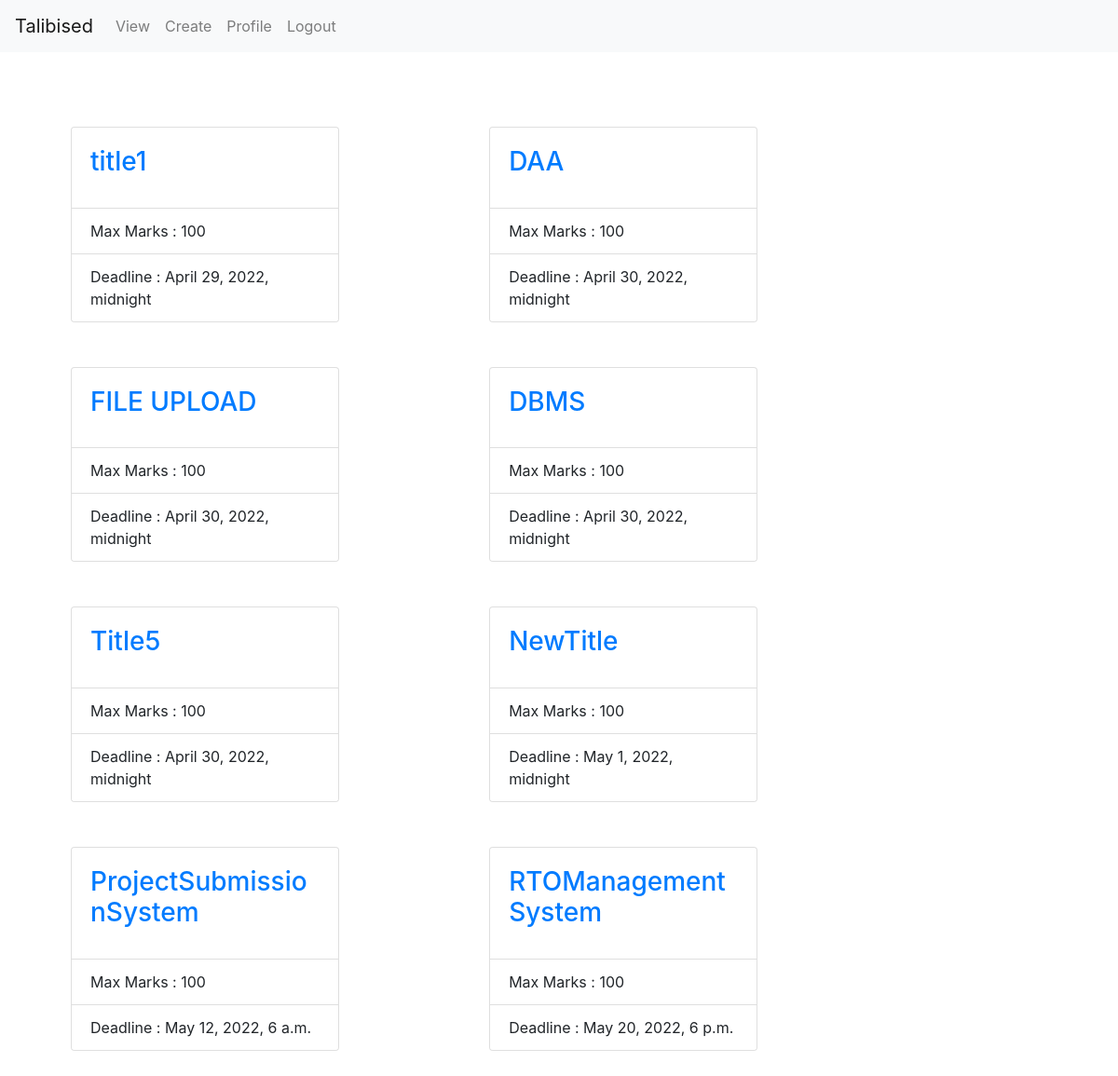
The page /view-project/ (signed in) on the database its author committed.
### users/models.py (models this page shows, shortened)
class Project(models.Model):
    subject_name = models.CharField(max_length=50, choices=CourseType)
    project_name = models.CharField(max_length=50)
    due_date = models.DateTimeField()
    posted_date = models.DateField(auto_now_add=True)
    project_desc = models.TextField()
    max_marks = models.IntegerField(default=100)
    created_by = models.ForeignKey(CustomUser, on_delete=models.CASCADE, related_name='professor')
    allotted_ta = models.ForeignKey(CustomUser, on_delete=models.CASCADE, related_name='ta', null=True)
    document = models.FileField(upload_to="document", null=True, blank=True)

### users/views.py (the view, shortened to what this page needs)
# urls.py: path('view-project/', ViewProjectView, name='users-view-project'),
def ViewProjectView(request):
    submission = Submission.objects.all()
    project_list = Project.objects.all()
    return render(request, "users/viewproject.html", {'object_list': project_list, 'submission': submission})

### users/templates/users/viewproject.html (shortened to what this page needs)
{% extends "users/base.html" %}
{% block content %}
<div class="container">
    <div class="col-12 col-sm-6 col-md-10">
        {% if request.user.is_authenticated and request.user.userType == 'professor' %}
        <div class="row">
            {% for foo in object_list %}
            <div class="col-sm-6 mt-5">
                <div class="card" style="width: 18rem;">
                    <div class="card-body">
                        <h3 class="card-title"><a href="{% url 'users-view-project-detail' foo.id%}"> {{foo.project_name}} </a></h3>
                    </div>
                    <ul class="list-group list-group-flush">
                        <li class="list-group-item">Max Marks : {{ foo.max_marks }}</li>
                        <li class="list-group-item">Deadline : {{ foo.due_date }}</li>
                    </ul>
                </div>
            </div>
            {% endfor %}
        </div>
        {% endif %}
        <br/>
    </div>
</div>
{% endblock content %}

### rows shown on the page
Project: project_name "title1", max_marks "100", due_date "April 29, 2022, midnight"
Project: project_name "DAA", max_marks "100", due_date "April 30, 2022, midnight"
Project: project_name "FILE UPLOAD", max_marks "100", due_date "April 30, 2022, midnight"
Project: project_name "DBMS", max_marks "100", due_date "April 30, 2022, midnight"
Project: project_name "Title5", max_marks "100", due_date "April 30, 2022, midnight"
Project: project_name "NewTitle", max_marks "100", due_date "May 1, 2022, midnight"
Project: project_name "ProjectSubmissionSystem", max_marks "100", due_date "May 12, 2022, 6 a.m."
Project: project_name "RTOManagementSystem", max_marks "100", due_date "May 20, 2022, 6 p.m."
